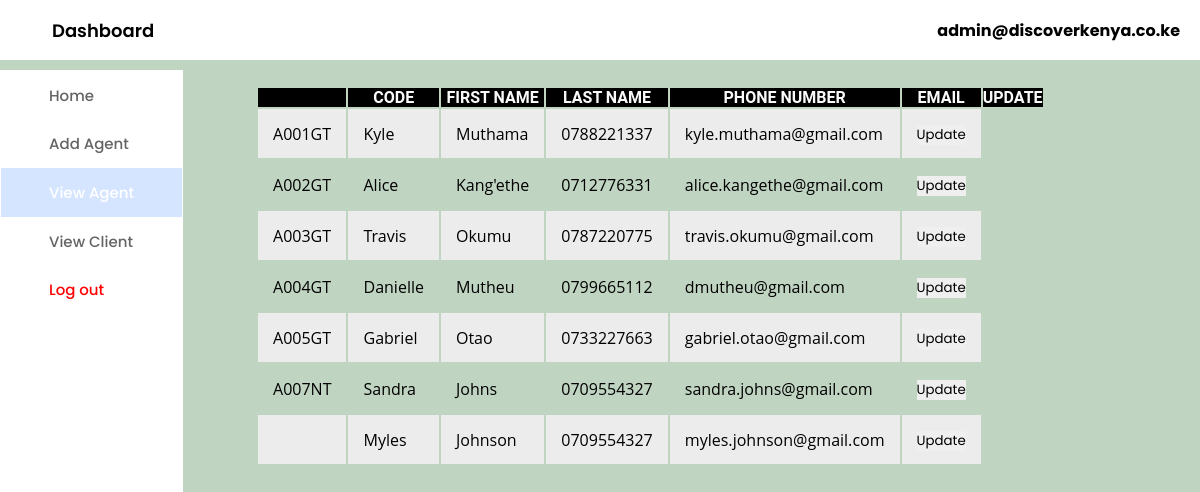
The page /Admin-Interface/view_agent_test.php (signed in) on the database its author committed.
### tables this page shows
CREATE TABLE `agents` (
  `agent_id` int(10) NOT NULL,
  `agent_code` varchar(6) NOT NULL,
  `agent_fname` varchar(255) NOT NULL,
  `agent_lname` varchar(255) NOT NULL,
  `agent_phonenumber` varchar(12) NOT NULL,
  `agent_email` varchar(255) NOT NULL,
  `agent_password` varchar(255) NOT NULL,
  `registered_at` datetime NOT NULL DEFAULT current_timestamp(),
  `is_deleted` tinyint(1) NOT NULL DEFAULT 0
);

### Admin-Interface/agentdb.php (called while the page is built, shortened)
<?php
require_once("../Processes/DBCONNECT.php");
$sqli="SELECT * FROM agents";
$result = mysqli_query($conn , $sqli);
$test=mysqli_fetch_all($result, MYSQLI_ASSOC);
?>

### Admin-Interface/view_agent_test.php (the view, shortened to what this page needs)
<!DOCTYPE html>
<html lang="en">
<head>
  <link rel="stylesheet" href="view_agent_test.css">
  <link rel="stylesheet" href="https://cdnjs.cloudflare.com/ajax/libs/font-awesome/6.2.0/css/all.min.css" />
</head>
<body>
  <header class="header">
    <div class="title">
      <span>Dashboard</span>
    </div>
    <div class="header-icons">
      <div class="account">
      <h4><?php  include("../Processes/admin-login-process.php"); ?><?php  echo $_SESSION['admin_email']; ?></h4>
      </div>
    </div>
  </header>
  <div class="container">
    <nav>
      <div class="side_navbar">
        <a href="Admin_test.php">Home</a>
        <a href="add_agent_test.php">Add Agent</a>
        <a class="active" href="#">View Agent</a>
        <a href="view_client_test.php">View Client</a>
        <a class="log-out-button" href="admin-login.php">Log out</a>
      </div>
    </nav>
    <div class="main-body">
        <table>
            <th>
                <th>Code</th>
                <th>First Name</th>
                <th>Last Name</th>
                <th>Phone Number</th>
                <th>Email</th>
                <th>Update</th>
            </th>
            <tbody>
                <?php
                    require_once("agentdb.php");
                    foreach ($test as $key => $value){
                ?>
                <tr>
                    <td><?php echo $value["agent_code"] ?></td>
                    <td><?php echo $value["agent_fname"] ?></td>
                    <td><?php echo $value["agent_lname"] ?></td>
                    <td><?php echo $value["agent_phonenumber"] ?></td>
                    <td><?php echo $value["agent_email"] ?></td>
                    <td><?php
                    echo "<div class='wrapper'>
                        <form action='editagent.php' method='POST'>
                        <input type='hidden' name='agent_id' value=".$value['agent_id']." />
                        <button type='Submit' class='button'>Update </button>
                        </form>
                        </div>"
                    ?></td>
                </tr>
                <?php }
                ?>
            </tbody>
        </table>
    </div>
    </div>
</body>
</html>

### Admin-Interface/view_agent_test.css (style rules this page uses)
* { margin: 0; padding: 0; border: none; outline: none; text-decoration: none; box-sizing: border-box; font-family: "Poppins", sans-serif; }
body { background: #c0d4c2; }
.header { display: flex; align-items: center; justify-content: space-between; height: 60px; padding: 20px; background: white; }
.title { display: flex; align-items: center; }
.title span { color: black; font-size: 18px; font-weight: 600; margin: 2rem 8rem 2rem 2rem; }
.header-icons { display: flex; align-items: center; }
.container { margin-top: 10px; display: flex; justify-content: space-between; height: auto; }
nav { background: white; }
.side_navbar { padding: 1px; display: flex; flex-direction: column; height: 100vh; }
.side_navbar a { width: 100%; padding: 0.8rem 3rem; font-weight: 500; font-size: 15px; color: rgb(100, 100, 100); transition: all 0.35s; }
.side_navbar .log-out-button { color: red; }
.side_navbar .active { background-color: #d5e5ff; color: white; }
.main-body { width: 80%; padding: 1rem; }
.th,td { padding: 12px 15px; }
th { background: black; color: #fafafa; text-transform: uppercase; font-family: 'Roboto', sans-serif; }
td { font-family: 'Open sans', sans-serif; }
tr:nth-child(odd) { background-color: #eeee; }

### rows shown on the page
agents: agent_code "A001GT", agent_fname "Kyle", agent_lname "Muthama", agent_phonenumber "0788221337", agent_email "kyle.muthama@gmail.com"
agents: agent_code "A002GT", agent_fname "Alice", agent_lname "Kang'ethe", agent_phonenumber "0712776331", agent_email "alice.kangethe@gmail.com"
agents: agent_code "A003GT", agent_fname "Travis", agent_lname "Okumu", agent_phonenumber "0787220775", agent_email "travis.okumu@gmail.com"
agents: agent_code "A004GT", agent_fname "Danielle", agent_lname "Mutheu", agent_phonenumber "0799665112", agent_email "dmutheu@gmail.com"
agents: agent_code "A005GT", agent_fname "Gabriel", agent_lname "Otao", agent_phonenumber "0733227663", agent_email "gabriel.otao@gmail.com"
agents: agent_code "A007NT", agent_fname "Sandra", agent_lname "Johns", agent_phonenumber "0709554327", agent_email "sandra.johns@gmail.com"
agents: agent_fname "Myles", agent_lname "Johnson", agent_phonenumber "0709554327", agent_email "myles.johnson@gmail.com"

### other values the page prints
$_SESSION['admin_email'] "admin@discoverkenya.co.ke"
